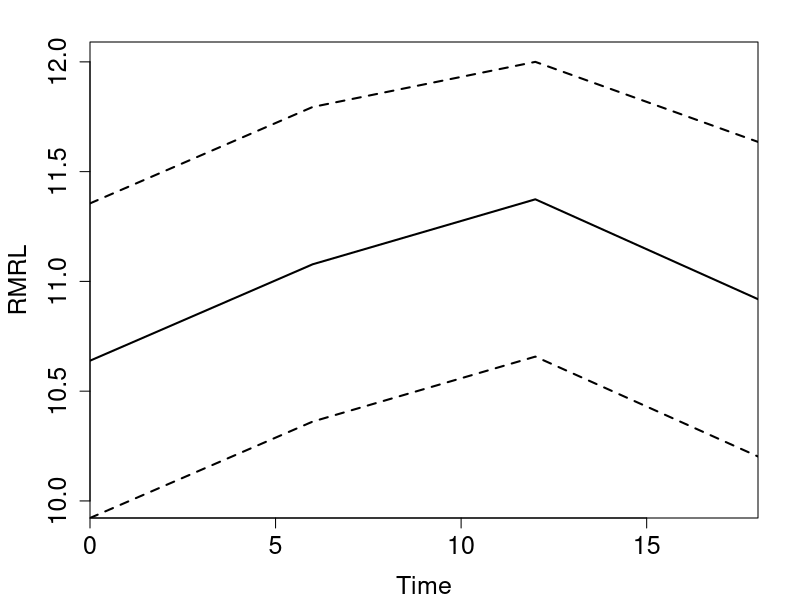

Source code (R):
##############################################################
#  R package: Estimate of the tau-restricted mean survival
##############################################################

# Arguments for main function
# X=follow-up time of right censored data (values must be geq 0)
# delta=status indicator, 0=alive, 1=dead. (values must be 0,1)
# Tau=upper limit of integration (cannot be greater than largest follow-up time, cannot be negative)
# A=study period (default=largest follow-up time,cannot be greater, cannot be negative, should be based on rmrl plots)
# b=number of follow-up windows used (default=floor(2*(A-Tau)/Tau)+1, must be an integer, must be geq 1)
# t=start times of follow-up windows (default=seq(from=0, to=A-Tau,by=(A-Tau)/(b-1)), must be of length b if both specified, largest value cannot be greater than A-Tau, no repeats)
# var_output=c("proposed","independence","sandwich","all")
# plot=Logical argument for whether RMRL function should be plotted
  # PARAMETERS FOR RMRL PLOT
  # alpha=significance level
  # conservative_index=minimum number of events after the start of the last interval
  # k=number of points for intergration within follow-up window [0,Tau]
  # n.sim=number of samples simulated to calculate confidence bands

#Load required packages
library(survival)
library(MASS)

#Main Function
tau_restricted_mean_survival=function(X, delta, Tau, t, var_output="proposed",plot=FALSE,alpha=0.05,conservative_index=25,k=500,n.sim=1000)
{
  #CHECK FOR ERRORS IN INPUT
  if(sum(X<0)>0)
  {
    stop("Error in follow-up times input")
  }
  if(sum(delta<0 | delta>1 | floor(delta)!=delta)>0)
  {
    stop("Error in failure indicator input")
  }   
  if(Tau>max(X))
  {
    stop("Upper limit of integration greater than largest observed follow-up time")
  }
  if(Tau<0)
  {
    stop("Invalid upper limit of integration")
  }
  if(max(t)>(max(X)-Tau))
  {
    stop("Largest start time greater than allowable")
  }
  if(length(unique(t))!=length(t))
  {
    stop("Repeated values in start time vector")
  }
  if(var_output!="proposed" & var_output!="independence" & var_output!="sandwich" & var_output!="all")
  {
    stop("Invalid variance type")
  }
  
  #remove any subjects with missing data
  data=data.frame(X,delta)
  data_nomiss=na.omit(data)
  X_nomiss=data_nomiss$X
  delta_nomiss=data_nomiss$delta
  n=length(X_nomiss)
  b=length(t)
  Tau=Tau
  
  #PUT DATA IN CORRECT FORMAT
  X_tk=array(NA,c(n,b))
  delta_tk=array(NA,c(n,b))
  for(k in 1:b)
  {
    X_tk[,k]=(X_nomiss-t[k])*as.numeric(X_nomiss>=t[k])
    delta_tk[,k]=delta_nomiss*as.numeric(X_nomiss>=t[k])
  }
  X_km=array(X_tk,c(n*b,1))
  delta_km=array(delta_tk,c(n*b,1))
  
  results=get_independent_var(X_km,delta_km,Tau,t,n)
  
  proposed_variance=NULL
  sandwich_variance=NULL
  independent_variance=NULL
  
  Output="****************************************************************************************"
  Output=rbind(Output,"Nonparametric estimation of restricted mean survival across multiple follow-up intervals")
  Output=rbind(Output,"****************************************************************************************")
  Output=rbind(Output,paste("Number of patients used in the analysis is ", n))
  t_for_printing=paste(t[1])
  for(k in 2:b)
  {
    t_for_printing=paste(t_for_printing,t[k])
  }
  Output=rbind(Output,paste("Start time of follow-up intervals:", t_for_printing))
  Output=rbind(Output,paste("Restricted Mean Survival Estimate=",round(results$mean,4)))
  
  if(var_output=="proposed" | var_output=="all")
  {
    variance_results=get_williams_var(X_km,delta_km,X_tk,delta_tk,Tau,t,n)
    Output=rbind(Output,paste("Proposed Variance=",round(variance_results$var,4)))
    proposed_variance=variance_results$var
  }
  if(var_output=="sandwich" | var_output=="all")
  {
    variance_results=get_sandwich_var(X_km,delta_km,X_tk,delta_tk,Tau,t,n)
    Output=rbind(Output,paste("Sandwich Variance=",round(variance_results$var,4)))
    sandwich_variance=variance_results$var
  }  
  if(var_output=="independence" | var_output=="all")
  {
    Output=rbind(Output,paste("Independent Variance=",round(results$var,4)))
    independent_variance=results$var
  }  
  cat(Output,sep="\n")
  
  RMRL_output=NULL
  if(plot==TRUE)
  {
    RMRL_output=plot_RMRL(X=X_nomiss,delta=delta_nomiss,Tau=Tau,alpha=alpha,conservative_index=conservative_index,k=k,n.sim=n.sim)
  }
  list(Mean=results$mean,  proposed_variance=proposed_variance, sandwich_variance=sandwich_variance, independent_variance=independent_variance,RMRL_output=RMRL_output)
}

#######################
#variance functions
#######################
get_independent_var=function(X_km,delta_km,Tau,t,n)
{
  b=length(t)
  km_results=summary(survfit(Surv(X_km,delta_km)~1))
  T=c(0,km_results$time[km_results$time<=Tau],Tau)
  dN=c(0,km_results$n.event[km_results$time<=Tau])
  Y=c(n*b,km_results$n.risk[km_results$time<=Tau])
  M=sum(as.numeric(dN>0))
  time_int=T[2:(M+2)]-T[1:(M+1)]
  
  CH=rep(NA,M+1)
  var_CH=rep(NA,M+1)
  for(m in 1:(M+1))
  {
    CH[m]=sum((dN/Y)[1:m])
    var_CH[m]=sum((dN/(Y^2))[1:m])
  }
  var_CH_array=array(NA,c(M+1,M+1))
  for(m in 1:(M+1))
  {
    var_CH_array[m:(M+1),m:(M+1)]=var_CH[m]
  }
  S_hat=exp(-CH)
  mean=sum(time_int*S_hat)
  ind_var=sum(array(time_int*S_hat,c(M+1,1))%*%array(time_int*S_hat,c(1,M+1))*var_CH_array)
  list(mean=mean,var=ind_var)
}

#proposed variance
get_williams_var=function(X_km,delta_km,X_array,delta_array,Tau,t,n)
{
  b=length(t)
  km_results=summary(survfit(Surv(X_km,delta_km)~1))
  T=c(0,km_results$time[km_results$time<=Tau],Tau)
  dN_old=c(0,km_results$n.event[km_results$time<=Tau])
  Y_old=c(n*b,km_results$n.risk[km_results$time<=Tau])
  M=sum(as.numeric(dN_old>0))
  time_int=T[2:(M+2)]-T[1:(M+1)]
  CH=rep(NA,M+1)
  for(m in 1:(M+1))
  {
    CH[m]=sum((dN_old/Y_old)[1:m])
  }
  S_hat=exp(-CH)
  
  dN_i=array(NA,c(n,M+1))
  Y_i=array(NA,c(n,M+1))
  for(m in 1:(M+1))
  {
    dN_i[,m]=apply(array(as.numeric(round(X_array,8)==round(T[m],8) & delta_array==1),c(n,b)),1,sum)
    Y_i[,m]=apply(array(as.numeric(round(X_array,8)>=round(T[m],8)),c(n,b)),1,sum)
  }
  dN=apply(dN_i,2,sum)
  Y=apply(Y_i,2,sum)
  q=dN/Y
  z_i_q=t(t(dN_i-t(q*t(Y_i)))*(1/Y))
  
  z_i_S_old=rep(0,n)
  z_i_ATau=time_int[1]*z_i_S_old
  for(m in 2:(M+1))
  {
    z_i_S_new=exp(-q[m])*z_i_S_old + S_hat[m]*z_i_q[,m]
    z_i_ATau=z_i_ATau + time_int[m]*z_i_S_new
    z_i_S_old=z_i_S_new
  }
  z_bar_ATau=sum(z_i_ATau)/n
  williams_var=n*sum((z_i_ATau-z_bar_ATau)^2)/(n-1)
  list(var=williams_var)
}

#Robust Sandwich Variance 
get_sandwich_var=function(X_km,delta_km,X_array,delta_array,Tau,t,n)
{
  b=length(t)
  km_results=summary(survfit(Surv(X_km,delta_km)~1))
  T=c(0,km_results$time[km_results$time<=Tau],Tau)
  dN=c(0,km_results$n.event[km_results$time<=Tau])
  Y=c(n*b,km_results$n.risk[km_results$time<=Tau])
  M=sum(as.numeric(dN>0))
  time_int=T[2:(M+2)]-T[1:(M+1)]
  
  dN_i_Tj=array(NA,c(n,M+1))
  Y_i_Tj=array(NA,c(n,M+1))
  for(m in 1:(M+1))
  {
    dN_i_Tj[,m]=apply(array(as.numeric(round(X_array,8)==round(T[m],8) & delta_array==1),c(n,b)),1,sum)
    Y_i_Tj[,m]=apply(array(as.numeric(round(X_array,8)>=round(T[m],8)),c(n,b)),1,sum)
  }
  
  Y_array=t(array(rep(Y,n),c(M+1,n)))
  dN_array=t(array(rep(dN,n),c(M+1,n)))
  cov_matrix=(dN_i_Tj*Y_array - Y_i_Tj*dN_array)/(Y_array^2)
  
  CH=rep(NA,M+1)
  var_CH=rep(NA,M+1)
  for(m in 1:(M+1))
  {
    CH[m]=sum((dN/Y)[1:m])
    var_CH[m]=sum((apply(array(cov_matrix[,1:m],c(n,m)),1,sum))^2)
  }
  var_CH_array=array(NA,c(M+1,M+1))
  for(m in 1:(M+1))
  {
    var_CH_array[m:(M+1),m:(M+1)]=var_CH[m]
  }
  S_hat=exp(-CH)
  robust_var=sum(array(time_int*S_hat,c(M+1,1))%*%array(time_int*S_hat,c(1,M+1))*var_CH_array)
  list(var=robust_var)
}

#######################
#RMRL functions
#######################
plot_RMRL=function(X,delta,Tau,alpha=0.05,conservative_index=25,k=500,n.sim=1000)
{
  # INPUT
  # X=time to event
  # delta=event indicator
  # Tau=length of follow-up intervals of interest

  n=length(X)
  Y_X=rep(NA,n)
  for(l in 1:n)
  {
    Y_X[l]=sum(as.numeric(X>=X[l]))
  }
  CB_tau=sort(X*delta)[n-conservative_index]
  A=max(X) #end of study time
  time_look=seq(from=0,to=min(CB_tau,A-Tau),by=Tau/2)
  
  cat("Times at which RMRL function is evaluated:")
  cat("\n")
  cat(time_look)
  
  output=array(NA,c(length(time_look),2))
  for(l in 1:length(time_look))
  {
    output[l,]=expectedlife_function(X,delta,Y_X,time_look[l],Tau,k)
  } 
  mean=output[,1]
  Kappa=confidence_band_kappa(X,delta,Y_X,Tau,k,time_look)
  chosen_q_alpha=get_q_alpha(Kappa,alpha,n.sim)
  
  upper_CB=mean+chosen_q_alpha/sqrt(n)
  lower_CB=mean-chosen_q_alpha/sqrt(n)
  
  adj_upper_CB=apply(cbind(upper_CB,rep(Tau,length(time_look))),1,min)
  
  par(mar=c(4,4.4,2,2) + 0.1)
  plot(time_look,mean,type="l",ylab="RMRL", xlab="Time",ylim=c(min(lower_CB),max(upper_CB)),xaxs="i",yaxs="i", lwd=2, cex.lab=1.5, cex.axis=1.5)
  lines(time_look, lower_CB, lty=2, lwd=2)
  lines(time_look, adj_upper_CB, lty=2, lwd=2)
  
  list(RMRL=mean,lower_CB=lower_CB,upper_CB=upper_CB)
}

prosper_function=function(X,delta,Y_X,t_in,a_in)
{
  sum1=sum(as.numeric(X>t_in & X<=(t_in+a_in))*delta/Y_X)
  exp(-sum1)
}

expectedlife_function=function(X,delta,Y_X,t_in,a,k)
{
  n=length(X)
  #construct parameters for trapazoidal method
  a_i=seq(from=0,to=a,length.out=k+1)
  d_i=c(a_i,a)-c(0,a_i)
  b_i=(d_i[1:(k+1)]+d_i[2:(k+2)])/2
  
  #get values for prosper function
  prosper_a_i=rep(NA,k+1)
  for(i in 1:(k+1))
  {
    prosper_a_i[i]=prosper_function(X,delta,Y_X,t_in,a_i[i])
  }
  
  estimate=sum(b_i*prosper_a_i)
  
  array1=array(as.numeric(X>t_in)*delta/(Y_X^2),c(n,k+1))*array(as.numeric(array(X,c(n,k+1))<=t(array(t_in+a_i,c(k+1,n)))),c(n,k+1))
  array2=array(as.numeric(array(X,c(n,k+1))<=t(array(t_in+a_i,c(k+1,n)))),c(n,k+1))
  inner_array=t(array1)%*%array2
  
  array3=array(prosper_a_i*b_i,c(k+1,k+1))
  array4=t(array(prosper_a_i*b_i,c(k+1,k+1)))
  array5=array3*array4*inner_array
  variance=sum(array5)
  
  #estimate
  c(estimate,variance)
}

confidence_band_kappa=function(X,delta,Y_X,a,k,t_k)
{ 
  n=length(X)
  a_i=seq(from=0,to=a,length.out=k+1)
  d_i=c(a_i,a)-c(0,a_i)
  b_i=(d_i[1:(k+1)]+d_i[2:(k+2)])/2
  
  n_star=length(t_k)
  
  #get values for prosper function for each time
  prosper_a_i=array(NA,c(n_star,k+1))
  for(i in 1:n_star)
  {
    for(j in 1:(k+1))
    {
      prosper_a_i[i,j]=prosper_function(X,delta,Y_X,t_k[i],a_i[j])
    }
  }
  
  kappa=array(NA,c(n_star,n_star))
  for(i_star in 1:n_star)
  {
    for(j_star in 1:n_star)
    {
      
      array1=array(as.numeric(X>t_k[i_star])*as.numeric(X>t_k[j_star])*delta/(Y_X^2),c(n,k+1))*array(as.numeric(array(X,c(n,k+1))<=t(array(t_k[i_star]+a_i,c(k+1,n)))),c(n,k+1))
      array2=array(as.numeric(array(X,c(n,k+1))<=t(array(t_k[j_star]+a_i,c(k+1,n)))),c(n,k+1))
      inner_array=t(array1)%*%array2
      
      array3=array(prosper_a_i[i_star,]*b_i,c(k+1,k+1))
      array4=t(array(prosper_a_i[j_star,]*b_i,c(k+1,k+1)))
      array5=array3*array4*inner_array
      kappa[i_star,j_star]=n*sum(array5)
    }
  }
  kappa
}

get_q_alpha=function(kappa,alpha,n_sim)
{
  N=nrow(kappa) 
  simulated_B=mvrnorm(n_sim,rep(0,N),kappa)
  sim_datasets=apply(abs(simulated_B),1,max)
  q_alpha=sort(sim_datasets)[n_sim*(1-alpha)]
  q_alpha
}

#####################
# Example
#####################

#read in example data
data=read.csv("example_data.csv")
max(data$X)
output=tau_restricted_mean_survival(X=data$X,delta=data$delta,Tau=12,t=seq(from=0,to=24,by=6),var_output="all",plot=TRUE,conservative_index=10)

output=tau_restricted_mean_survival(X=data$X,delta=data$delta,Tau=12,t=seq(from=0,to=24,by=6))
output=tau_restricted_mean_survival(X=data$X,delta=data$delta,Tau=12,t=seq(from=0,to=24,by=6),var_output="independence")
output=tau_restricted_mean_survival(X=data$X,delta=data$delta,Tau=12,t=seq(from=0,to=24,by=6),var_output="sandwich")

